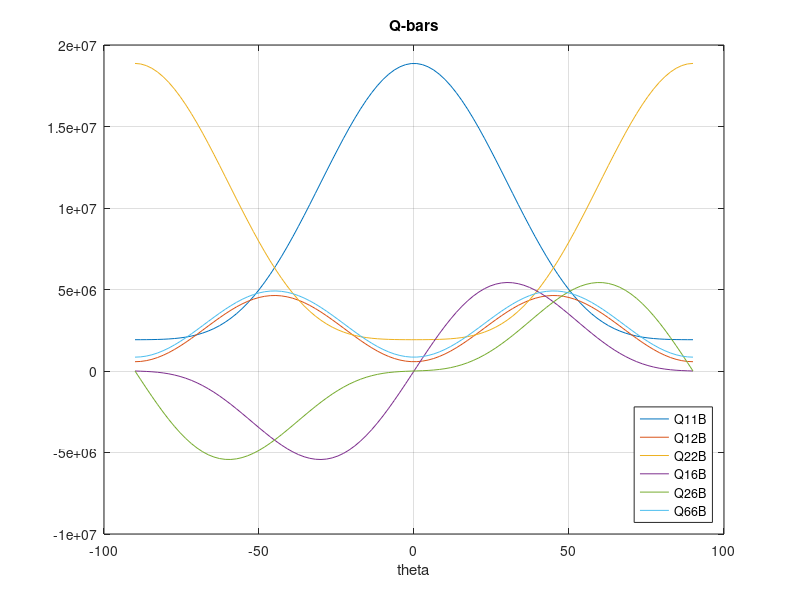

Here is the MATLAB script that generated this plot:
t = linspace(-90,90);
q11 = 18.87*10^6;
q22 = 1.92*10^6;
q66 = 0.85*10^6;
q12 = 0.57*10^6;
q1 = q11.*(cosd(t)).^4 + 2.*(q12+2*q66).*(sind(t).^2).*(cosd(t).^2)+q22.*(sind(t).^4);
q2 = (q11 + q22 - 4*q66).*(sind(t).^2).*(cosd(t).^2)+q12.*(sind(t).^4+cosd(t).^4);
q3 = q11.*(sind(t).^4) + 2.*(q12+2*q66).*(sind(t).^2).*(cosd(t).^2)+q22.*(cosd(t).^4);
q4 = (q11 - q12 - 2*q66).*sind(t).*(cosd(t).^3)+(q12 - q22 +2*q66).*(sind(t).^3).*cosd(t);
q5 = (q11 - q12 - 2*q66).*(sind(t).^3).*cosd(t)+(q12 - q22 +2*q66).*sind(t).*(cosd(t).^3);
q6 = (q11+q22-2*q12-2*q66)*(sind(t).^2).*(cosd(t).^2)+q66.*(sind(t).^4+cosd(t).^4);
plot(t, q1, t, q2, t, q3, t, q4, t, q5, t, q6);
title('Q-bars');
xlabel('theta');
legend('Q11B','Q12B','Q22B','Q16B','Q26B','Q66B','location','southeast');
grid on;